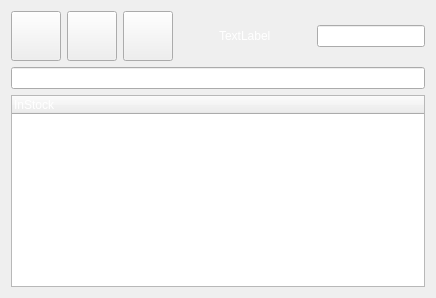
             <widget class="QWidget" name="Pantry">
              <layout class="QGridLayout" name="gridLayout_39">
               <item row="0" column="0">
                <layout class="QGridLayout" name="gridLayout_38">
                 <item row="0" column="4">
                  <widget class="QLabel" name="label_39">
                   <property name="styleSheet">
                    <string notr="true">color: rgb(255, 255, 255);</string>
                   </property>
                   <property name="text">
                    <string>TextLabel</string>
                   </property>
                  </widget>
                 </item>
                 <item row="0" column="2">
                  <widget class="QPushButton" name="pushButton_32">
                   <property name="minimumSize">
                    <size>
                     <width>50</width>
                     <height>50</height>
                    </size>
                   </property>
                   <property name="maximumSize">
                    <size>
                     <width>50</width>
                     <height>50</height>
                    </size>
                   </property>
                   <property name="styleSheet">
                    <string notr="true">color: rgb(255, 255, 255);</string>
                   </property>
                   <property name="text">
                    <string/>
                   </property>
                  </widget>
                 </item>
                 <item row="0" column="1">
                  <widget class="QPushButton" name="pushButton_31">
                   <property name="minimumSize">
                    <size>
                     <width>50</width>
                     <height>50</height>
                    </size>
                   </property>
                   <property name="maximumSize">
                    <size>
                     <width>50</width>
                     <height>50</height>
                    </size>
                   </property>
                   <property name="styleSheet">
                    <string notr="true">color: rgb(255, 255, 255);</string>
                   </property>
                   <property name="text">
                    <string/>
                   </property>
                  </widget>
                 </item>
                 <item row="0" column="0">
                  <widget class="QPushButton" name="pushButton_30">
                   <property name="minimumSize">
                    <size>
                     <width>50</width>
                     <height>50</height>
                    </size>
                   </property>
                   <property name="maximumSize">
                    <size>
                     <width>50</width>
                     <height>50</height>
                    </size>
                   </property>
                   <property name="styleSheet">
                    <string notr="true">color: rgb(255, 255, 255);</string>
                   </property>
                   <property name="text">
                    <string/>
                   </property>
                  </widget>
                 </item>
                 <item row="0" column="6">
                  <widget class="QLineEdit" name="lineEdit_5"/>
                 </item>
                 <item row="0" column="3">
                  <spacer name="horizontalSpacer_10">
                   <property name="orientation">
                    <enum>Qt::Horizontal</enum>
                   </property>
                   <property name="sizeHint" stdset="0">
                    <size>
                     <width>40</width>
                     <height>20</height>
                    </size>
                   </property>
                  </spacer>
                 </item>
                 <item row="0" column="5">
                  <spacer name="horizontalSpacer_11">
                   <property name="orientation">
                    <enum>Qt::Horizontal</enum>
                   </property>
                   <property name="sizeHint" stdset="0">
                    <size>
                     <width>40</width>
                     <height>20</height>
                    </size>
                   </property>
                  </spacer>
                 </item>
                </layout>
               </item>
               <item row="1" column="0">
                <layout class="QVBoxLayout" name="verticalLayout_39">
                 <item>
                  <widget class="QLineEdit" name="lineEdit_6"/>
                 </item>
                 <item>
                  <widget class="QTreeWidget" name="treeWidget_18">
                   <property name="styleSheet">
                    <string notr="true">color: rgb(255, 255, 255);</string>
                   </property>
                   <column>
                    <property name="text">
                     <string>InStock</string>
                    </property>
                   </column>
                   <item>
                    <property name="text">
                     <string>New Item</string>
                    </property>
                   </item>
                   <item>
                    <property name="text">
                     <string>New Item</string>
                    </property>
                   </item>
                   <item>
                    <property name="text">
                     <string>New Item</string>
                    </property>
                   </item>
                   <item>
                    <property name="text">
                     <string>New Item</string>
                    </property>
                   </item>
                  </widget>
                 </item>
                </layout>
               </item>
              </layout>
             </widget>
